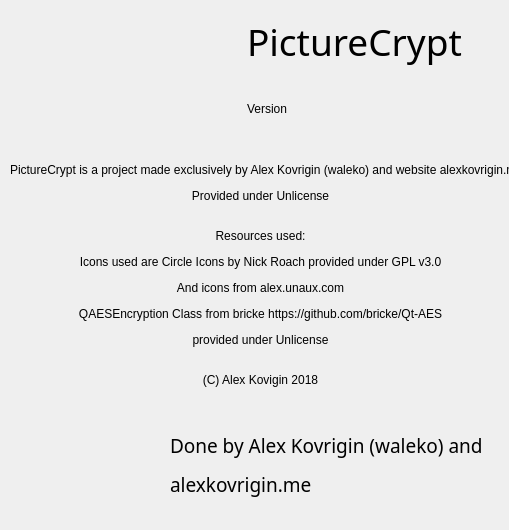
<?xml version="1.0" encoding="UTF-8"?>
<ui version="4.0">
 <class>AboutPC</class>
 <widget class="QDialog" name="AboutPC">
  <property name="geometry">
   <rect>
    <x>0</x>
    <y>0</y>
    <width>509</width>
    <height>530</height>
   </rect>
  </property>
  <property name="minimumSize">
   <size>
    <width>509</width>
    <height>530</height>
   </size>
  </property>
  <property name="maximumSize">
   <size>
    <width>509</width>
    <height>530</height>
   </size>
  </property>
  <property name="windowTitle">
   <string>About</string>
  </property>
  <property name="windowIcon">
   <iconset resource="resource.qrc">
    <normaloff>:/icons/code.png</normaloff>:/icons/code.png</iconset>
  </property>
  <widget class="QLabel" name="label_3">
   <property name="geometry">
    <rect>
     <x>20</x>
     <y>410</y>
     <width>111</width>
     <height>111</height>
    </rect>
   </property>
   <property name="text">
    <string/>
   </property>
   <property name="pixmap">
    <pixmap resource="resource.qrc">:/icons/code.png</pixmap>
   </property>
   <property name="scaledContents">
    <bool>true</bool>
   </property>
  </widget>
  <widget class="QLabel" name="label_4">
   <property name="geometry">
    <rect>
     <x>10</x>
     <y>160</y>
     <width>501</width>
     <height>231</height>
    </rect>
   </property>
   <property name="text">
    <string>&lt;html&gt;&lt;head/&gt;&lt;body&gt;&lt;p align=&quot;center&quot;&gt;PictureCrypt is a project made exclusively by Alex Kovrigin (waleko) and website alexkovrigin.me&lt;/p&gt;&lt;p align=&quot;center&quot;&gt;Provided under Unlicense&lt;/p&gt;&lt;p align=&quot;center&quot;&gt;&lt;br/&gt;Resources used:&lt;/p&gt;&lt;p align=&quot;center&quot;&gt;Icons used are Circle Icons by Nick Roach provided under GPL v3.0&lt;/p&gt;&lt;p align=&quot;center&quot;&gt;And icons from alex.unaux.com&lt;/p&gt;&lt;p align=&quot;center&quot;&gt;QAESEncryption Class from bricke https://github.com/bricke/Qt-AES&lt;/p&gt;&lt;p align=&quot;center&quot;&gt;provided under Unlicense&lt;br/&gt;&lt;/p&gt;&lt;p align=&quot;center&quot;&gt;(C) Alex Kovigin 2018&lt;/p&gt;&lt;/body&gt;&lt;/html&gt;</string>
   </property>
  </widget>
  <widget class="QLabel" name="label_5">
   <property name="geometry">
    <rect>
     <x>170</x>
     <y>430</y>
     <width>321</width>
     <height>71</height>
    </rect>
   </property>
   <property name="font">
    <font>
     <family>Euphemia</family>
     <pointsize>14</pointsize>
    </font>
   </property>
   <property name="text">
    <string>&lt;html&gt;&lt;head/&gt;&lt;body&gt;&lt;p&gt;Done by Alex Kovrigin (waleko) and&lt;/p&gt;&lt;p&gt;alexkovrigin.me&lt;/p&gt;&lt;/body&gt;&lt;/html&gt;</string>
   </property>
  </widget>
  <widget class="QWidget" name="horizontalLayoutWidget">
   <property name="geometry">
    <rect>
     <x>70</x>
     <y>10</y>
     <width>392</width>
     <height>130</height>
    </rect>
   </property>
   <layout class="QHBoxLayout" name="horizontalLayout">
    <item>
     <widget class="QLabel" name="label">
      <property name="text">
       <string/>
      </property>
      <property name="pixmap">
       <pixmap resource="resource.qrc">:/icons/unlocked.png</pixmap>
      </property>
      <property name="scaledContents">
       <bool>false</bool>
      </property>
     </widget>
    </item>
    <item>
     <layout class="QVBoxLayout" name="verticalLayout">
      <item>
       <widget class="QLabel" name="label_2">
        <property name="font">
         <font>
          <family>Euphemia</family>
          <pointsize>28</pointsize>
         </font>
        </property>
        <property name="text">
         <string>PictureCrypt</string>
        </property>
       </widget>
      </item>
      <item>
       <widget class="QLabel" name="versionLabel">
        <property name="text">
         <string>Version</string>
        </property>
       </widget>
      </item>
     </layout>
    </item>
   </layout>
  </widget>
 </widget>
 <resources>
  <include location="resource.qrc"/>
 </resources>
 <connections/>
</ui>
